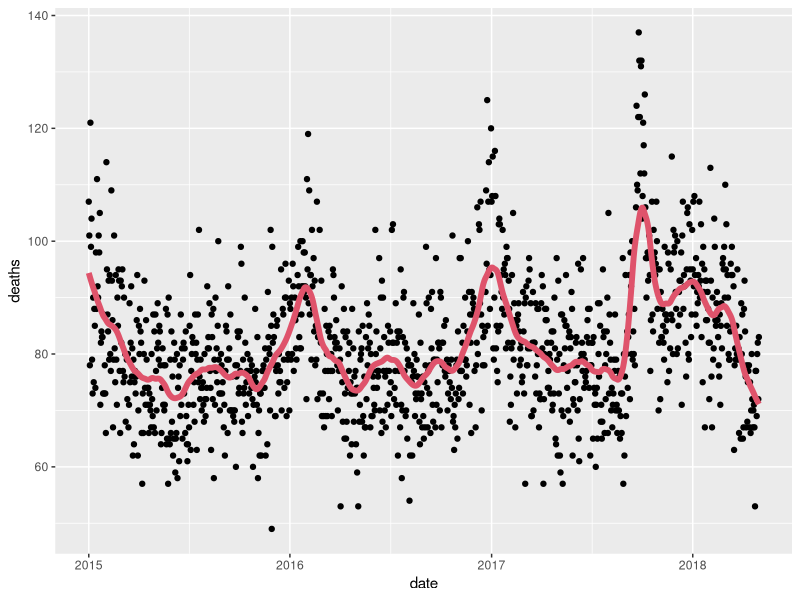
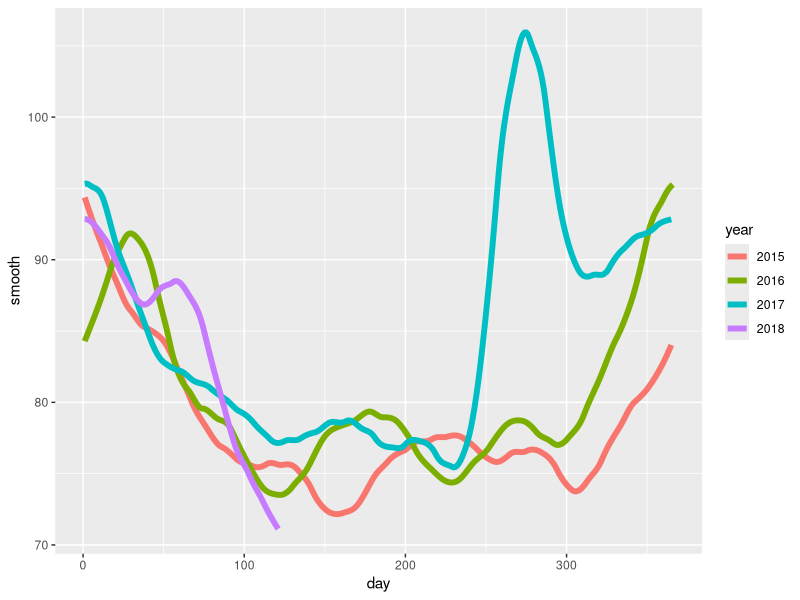
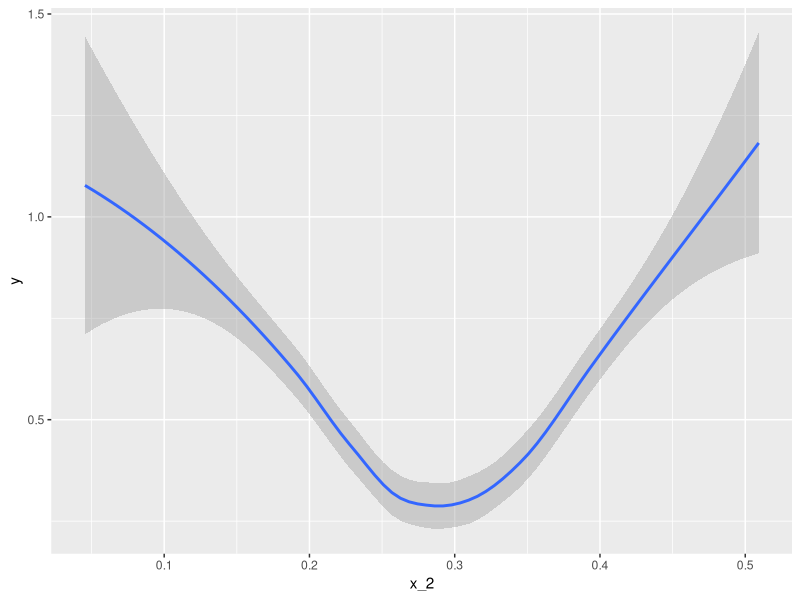

Reproduce these figures in R, in order.
library(tidyverse)
library(purrr)
library(pdftools)
library(lubridate)
library(broom)

#Q1
fn <- system.file("extdata", "RD-Mortality-Report_2015-18-180531.pdf", package="dslabs")
dat <- map_df(str_split(pdf_text(fn), "\n"), function(s){
  s <- str_trim(s)
  header_index <- str_which(s, "2015")[1]
  tmp <- str_split(s[header_index], "\\s+", simplify = TRUE)
  month <- tmp[1]
  header <- tmp[-1]
  tail_index  <- str_which(s, "Total")
  n <- str_count(s, "\\d+")
  out <- c(1:header_index, which(n==1), which(n>=28), tail_index:length(s))
  s[-out] %>%
    str_remove_all("[^\\d\\s]") %>%
    str_trim() %>%
    str_split_fixed("\\s+", n = 6) %>%
    .[,1:5] %>%
    as_data_frame() %>% 
    setNames(c("day", header)) %>%
    mutate(month = month,
           day = as.numeric(day)) %>%
    gather(year, deaths, -c(day, month)) %>%
    mutate(deaths = as.numeric(deaths))
}) %>%
  mutate(month = recode(month, "JAN" = 1, "FEB" = 2, "MAR" = 3, "APR" = 4, "MAY" = 5, "JUN" = 6, 
                        "JUL" = 7, "AGO" = 8, "SEP" = 9, "OCT" = 10, "NOV" = 11, "DEC" = 12)) %>%
  mutate(date = make_date(year, month, day)) %>%
  filter(date <= "2018-05-01")

span <- 60 / as.numeric(diff(range(dat$date)))
fit <- dat %>% mutate(x = as.numeric(date)) %>% loess(deaths ~ x, data = ., span = span, degree = 1)
dat %>% mutate(smooth = predict(fit, as.numeric(date))) %>%
  ggplot() +
  geom_point(aes(date, deaths)) +
  geom_line(aes(date, smooth), lwd = 2, col = 2)

#Q2
dat %>% 
  mutate(smooth = predict(fit, as.numeric(date)), day = yday(date), year = as.character(year(date))) %>%
  ggplot(aes(day, smooth, col = year)) +
  geom_line(lwd = 2)

#Q3
library(dslabs)
data(mnist_27)
mnist_27$train %>% 
  mutate(y = ifelse(y=="7", 1, 0)) %>%
  ggplot(aes(x_2, y)) + 
  geom_smooth(method = "loess")
